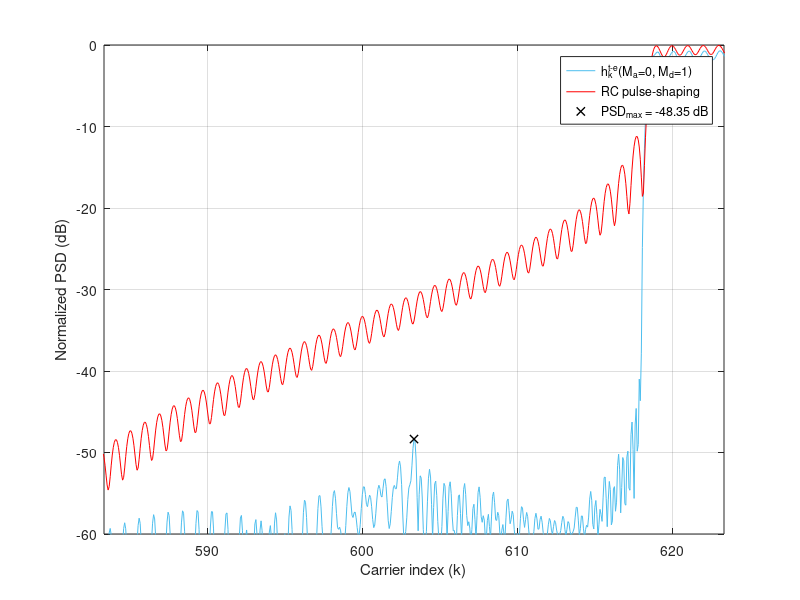

The MATLAB source for this figure: (Note: this script raises an error after producing the figure.)
clear, close all
%% %%%%%%%%%%%%%%%%%%%%%%%%%%%%%%%%%%%%%%%%%%%%%%%%%%%%%%%%%%
% %                 LOAD THE PARAMETERS                   % %
%%%%%%%%%%%%%%%%%%%%%%%%%%%%%%%%%%%%%%%%%%%%%%%%%%%%%%%%%% %%
addpath('../../data/Fig2')
load('Fig2_Parameters_for_5G_NR_Ma_1_Md_1.mat');

Fsob = OFDM_param.Fsob; % Upsampling factor 
% Upsample in time-domain
N = OFDM_param.N*Fsob;
Ngi = OFDM_param.Ngi*Fsob;
b = (OFDM_param.b+1)*Fsob-1;
L = OFDM_param.L*Fsob;
Ms = OFDM_param.Ms;
g = OFDM_param.g;
us = OFDM_param.us;
ue = OFDM_param.ue;

ur = us + ue;

Pd = GenPulse_param.Pd;
Pd_todas = GenPulse_param.Pd_todas;
Paic = GenPulse_param.Paic;
Ptk = GenPulse_param.Ptk;
R_aic = GenPulse_param.R_aic;
R_tk = GenPulse_param.R_tk;
NexTemp = GenPulse_param.NexTemp;
cell_coef_lim = GenPulse_param.cell_coef_lim;



%% %%%%%%%%%%%%%%%%%%%%%%%%%%%%%%%%%%%%%%%%%%%%%%%%%%%%%%%%%%
%            OBTAIN THE PULSES IN THE SCENARIO            % %
%%%%%%%%%%%%%%%%%%%%%%%%%%%%%%%%%%%%%%%%%%%%%%%%%%%%%%%%%% %%

eta = (N+Ngi-b-1)/2; 
vn=(0:L+b-1)'-Ngi;  % Dicrete time axis vector
n0 = eta+b-Ngi;     % Phase delay due to Hermiticity


h_k = zeros((2*NexTemp+1)*L+b, N); % Matrix containing the proposed pulses
aic_k = zeros((2*NexTemp+1)*L+b, N);  % Matrix containing the AIC term
t_k = zeros((2*NexTemp+1)*L+b, N);    % Matrix containing the AST term

% Obtain h_k for every data carrier
for ind_k = 1:length(Pd);

    % % AIC terms
    %%%%%%%%%%%%%%%%%%%%%%%%%%%%%%%%%%
    % Central term
    Pc = exp(1j*2*pi/N*repmat(vn,1,length(Paic{ind_k})).*repmat(Paic{ind_k}.',length(vn),1)).*repmat(g.',1,length(Paic{ind_k}));
    % Advanced and delayed terms
    Pc = repmat(Pc,1,2*NexTemp+1);

    Omega_c_n0 = diag(repmat(exp(-1j*2*pi*Paic{ind_k}*n0/N),1+2*NexTemp,1));
    aic_temp = Pc*Omega_c_n0*diag(R_aic{ind_k}).*exp(1j*2*pi*Pd(ind_k)*n0/N);
    aic_k((NexTemp*L+1):(NexTemp+1)*L+b,Pd(ind_k)+N/2+1) = sum(aic_temp(:,1:length(Paic{ind_k})),2);    % CENTRAL TERM
    
    m_temp = 0;
    for ind_m = 1:NexTemp;                                                                              % ADVANCED AND DELAYED TERMS
        aic_k(((NexTemp-ind_m)*L+1):((NexTemp-ind_m+1)*L+b),Pd(ind_k)+N/2+1) = aic_k(((NexTemp-ind_m)*L+1):((NexTemp-ind_m+1)*L+b),Pd(ind_k)+N/2+1) + sum(aic_temp(:,(length(Paic{ind_k})*(1+m_temp)) + (1:length(Paic{ind_k}))),2);
        aic_k(((NexTemp+ind_m)*L+1):((NexTemp+ind_m+1)*L+b),Pd(ind_k)+N/2+1) = aic_k(((NexTemp+ind_m)*L+1):((NexTemp+ind_m+1)*L+b),Pd(ind_k)+N/2+1) + sum(aic_temp(:,(length(Paic{ind_k})*(1+m_temp+1)) + (1:length(Paic{ind_k}))),2);
        m_temp = m_temp+2;
    end
    
    % % AST terms
    %%%%%%%%%%%%%%%%%%%%%%%%%%%%%%%%%%
    % Central term
    Ts = exp(1j*2*pi/N*repmat(vn,1,length(Ptk{ind_k})).*repmat(Ptk{ind_k}.',length(vn),1)).*repmat(us.',1,length(Ptk{ind_k}));
    Te = exp(1j*2*pi/N*repmat(vn,1,length(Ptk{ind_k})).*repmat(Ptk{ind_k}.',length(vn),1)).*repmat(ue.',1,length(Ptk{ind_k}));
    T = [Ts, Te];
    
    % Advanced and delayed terms
    T = repmat(T,1,NexTemp+1);
    Omega_c_n0 = diag(repmat(exp(-1j*2*pi*Ptk{ind_k}*n0/N),2*(1+NexTemp),1));
    t_k_temp = T*Omega_c_n0*diag(R_tk{ind_k}).*exp(1j*2*pi*Pd(ind_k)*n0/N);
    t_k(((NexTemp)*L+1):((NexTemp+1))*L+b,Pd(ind_k)+N/2+1) = sum(t_k_temp(:,1:2*length(Ptk{ind_k})),2);

    m_temp = 0;
    for ind_m = 1:NexTemp;
            t_k(((NexTemp-ind_m)*L+1):(NexTemp-ind_m+1)*L+b,Pd(ind_k)+N/2+1) = t_k(((NexTemp-ind_m)*L+1):(NexTemp-ind_m+1)*L+b,Pd(ind_k)+N/2+1) + sum(t_k_temp(:,length(Ptk{ind_k})*(2+m_temp) + (1:length(Ptk{ind_k}))),2);
            t_k(((NexTemp+ind_m)*L+1):(NexTemp+ind_m+1)*L+b,Pd(ind_k)+N/2+1) = t_k(((NexTemp+ind_m)*L+1):(NexTemp+ind_m+1)*L+b,Pd(ind_k)+N/2+1) + sum(t_k_temp(:,length(Ptk{ind_k})*(2+m_temp+1) + (1:length(Ptk{ind_k}))),2);
            m_temp = m_temp + 2;
    end
end

h_k = aic_k + t_k;

p_k_conv = exp(1j*(2*pi/N)*repmat(vn,1,length(Pd_todas)).*repmat(Pd_todas.',length(vn),1)).*repmat(g.',1,length(Pd_todas));

h_k(NexTemp*L + (1:L+b),Pd_todas+N/2+1) = h_k(NexTemp*L + (1:L+b),Pd_todas+N/2+1) + p_k_conv;


%% %%%%%%%%%%%%%%%%%%%%%%%%%%%%%%%%%%%%%%%%%%%%%%%%%%%%%%%%%%
% %     REPRESENTATION OF THE PULSES IN THE SCENARIO      % %
%%%%%%%%%%%%%%%%%%%%%%%%%%%%%%%%%%%%%%%%%%%%%%%%%%%%%%%%%% %%

% Obtain the PSD
H_k = fft(h_k,N*Ms);
P_k = fft(p_k_conv,N*Ms);

psd_H = fftshift(sum(abs(H_k).^2,2));
psd_P = fftshift(sum(abs(P_k).^2,2));

x = (-N*Ms/2:N*Ms/2-1)/(Ms);
indices = find(ismember(x,[-N/2,N/2-1]));
indices = indices(1):1:indices(2);

x = x+N/2;
y_h = 10*log10(psd_H/max(psd_H));
y_p = 10*log10(psd_P/max(psd_P));

PSD_max = max(max(y_h(find(x>Pd_todas(end)+N/2+1.67))), max(y_h(find(x<Pd_todas(1)+N/2-1.67)))); %% PSD_MAX IS SOUGHT BEYOND THE 0.67 SCS GUARD BAND THAT IS LEFT BY EACH SIDE
x_PSD_max = x(find(y_h==PSD_max));

% Fig 2 (5G NR Ma=0, Md=1)
figure,
plot(x(indices),y_h(indices), 'DisplayName', 'h_k^{t-e}(M_a=0, M_d=1)', 'Color', "#4DBEEE"); hold on; grid on;
plot(x(indices),y_p(indices), 'DisplayName', 'RC pulse-shaping', 'Color', 'r');
plot(x_PSD_max, PSD_max, 'Marker', 'x', 'Color', 'k', 'LineStyle', 'none','LineWidth',1, 'DisplayName', ['PSD_{max} = ', num2str(PSD_max, '%.2f'), ' dB'])
xlabel('Carrier index (k)'); ylabel('Normalized PSD (dB)'); legend('show')
xlim(x_PSD_max+[-20,20]); ylim([-60,0])


%% %%%%%%%%%%%%%%%%%%%%%%%%%%%%
% %     CLARIFYING NOTE     % %
%%%%%%%%%%%%%%%%%%%%%%%%%%%% %%

NOTE = ['NOTE: The maximum number of RB that can be used in a 5 MHz channel is 25, which is equivalent to 4.5 MHz (SCS = 15 kHz).',...
    ' That leaves a 500 kHz guard band, 250 kHz by each side of the transmission band.',...
    ' If this guard band is reduced by repurposing those carriers that were previously assigned to it for data transmission, it can be reduced by up to 16 subcarriers, leaving a residual guard band 10 kHz wide (2/3 of an SCS).',...
    ' Hence, the PSD peak can be sought beyond that guard band, which is 1.67 SCS beyond the outermost transmitting subcarrier by each end of the passband.'];
wrapped_NOTE = textwrap({NOTE}, 70);
disp('##################################################################################')
fprintf('\n')
disp(wrapped_NOTE)
disp('##################################################################################')